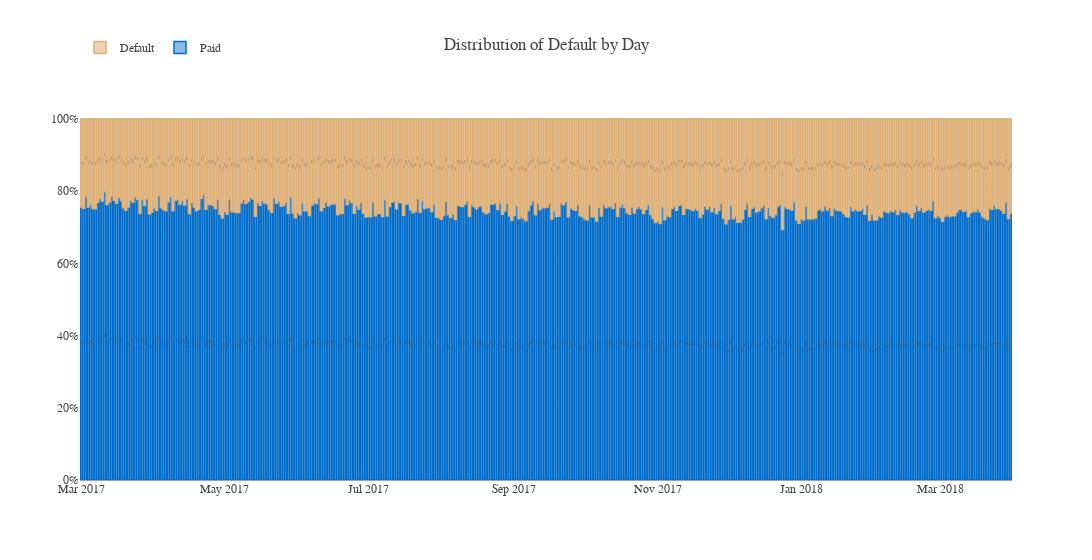

Notebook cell for this chart:
### Markdown cell above
**<h1> Default Percentage by day**

### Code cell
configure_plotly_browser_state()
target=pd.DataFrame(data={'Default':train.groupby('Spend_2')['Target'].mean()*100})
target['Paid']=np.abs(train.groupby('Spend_2')['Target'].mean()-1)*100
rgb=['rgba'+str(matplotlib.colors.to_rgba(i,0.7)) for i in pal]
fig=go.Figure()
fig.add_trace(go.Bar(x=target.index, y=target.Paid, name='Paid',
                     text=target.Paid, texttemplate='%{text:.0f}%', 
                     textposition='inside',insidetextanchor="middle",
                     marker=dict(color=color[0],line=dict(color=pal[0],width=1.5)),
                     hovertemplate = "<b>%{x}</b><br>Paid accounts: %{y:.2f}%"))
fig.add_trace(go.Bar(x=target.index, y=target.Default, name='Default',
                     text=target.Default, texttemplate='%{text:.0f}%', 
                     textposition='inside',insidetextanchor="middle",
                     marker=dict(color=color[1],line=dict(color=pal[1],width=1.5)),
                     hovertemplate = "<b>%{x}</b><br>Default accounts: %{y:.2f}%"))
fig.update_layout(template=temp,title='Distribution of Default by Day', 
                  barmode='relative', yaxis_ticksuffix='%', width=1400,
                  legend=dict(orientation="h", traceorder="reversed", yanchor="bottom",y=1.1,xanchor="left", x=0))
fig.show()

### Figure 1 — Plotly figure (JSON) as saved in the notebook; plotly's stock layout.template omitted (floating-point values rounded to 4 significant figures; data arrays with more than 128 entries replaced by an {"elided": "..."} marker saying what was removed)
{"data": [{"hovertemplate": "<b>%{x}</b><br>Paid accounts: %{y:.2f}%", "insidetextanchor": "middle", "marker": {"color": "#8DBAE2", "line": {"color": "#016CC9", "width": 1.5}}, "name": "Paid", "text": {"elided": "396 float values"}, "textposition": "inside", "texttemplate": "%{text:.0f}%", "x": {"elided": "396 str values"}, "y": {"elided": "396 float values"}, "type": "bar"}, {"hovertemplate": "<b>%{x}</b><br>Default accounts: %{y:.2f}%", "insidetextanchor": "middle", "marker": {"color": "#EDD3B3", "line": {"color": "#DEB078", "width": 1.5}}, "name": "Default", "text": {"elided": "396 float values"}, "textposition": "inside", "texttemplate": "%{text:.0f}%", "x": {"elided": "396 str values"}, "y": {"elided": "396 float values"}, "type": "bar"}], "layout": {"yaxis": {"ticksuffix": "%"}, "legend": {"orientation": "h", "traceorder": "reversed", "yanchor": "bottom", "y": 1.1, "xanchor": "left", "x": 0}, "title": {"text": "Distribution of Default by Day"}, "barmode": "relative", "width": 1400}}
